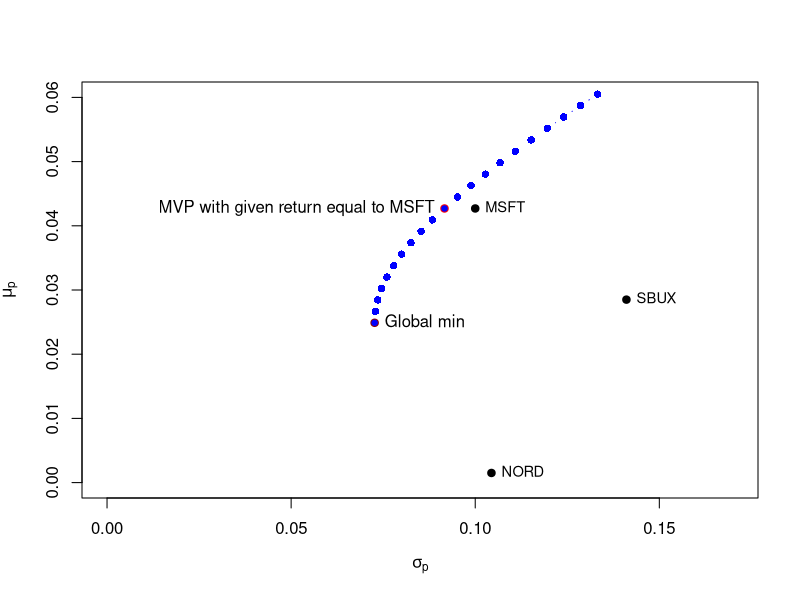

R code for this plot:
# Ref: Examples from slide of Carpentier: portfolio optimization

asset.names <- c("MSFT", "NORD", "SBUX")
mu.vec = c(0.0427, 0.0015, 0.0285)
names(mu.vec) = asset.names
sigma.mat = matrix(c(0.0100, 0.0018, 0.0011, 
                     0.0018, 0.0109, 0.0026,
                     0.0011, 0.0026, 0.0199),
                     nrow =3 , ncol =3)
dimnames(sigma.mat) = list(asset.names, asset.names)
mu.vec

sigma.mat

# For a equally weighted portfolio:
x.vec = rep(1, 3)/3
names(x.vec) = asset.names
mu.p.x = crossprod(x.vec, mu.vec)
sig2.p.x = t(x.vec) %*% sigma.mat %*% x.vec
sig.p.x = sqrt(sig2.p.x)
mu.p.x
sig.p.x

# GMVP
top.mat = cbind(2*sigma.mat, rep (1, 3))
bot.vec = c(rep (1, 3), 0)
Am.mat = rbind(top.mat, bot.vec)
b.vec = c(rep(0, 3), 1)
z.m.mat = solve(Am.mat) %*% b.vec
m.vec = z.m.mat[1:3, 1]
m.vec
#
mu.gmin = as.numeric(crossprod(m.vec, mu.vec))
mu.gmin
#
sig2.gmin = as.numeric(t(m.vec) %*% sigma.mat %*% m.vec)
sig.gmin = sqrt(sig2.gmin)
sig.gmin

# Another way to compute the GMVP using analytical expression: 
one.vec = rep(1, 3)
sigma.inv.mat = solve(sigma.mat)
top.mat = sigma.inv.mat %*% one.vec
bot.val = as.numeric((t(one.vec) %*% sigma.inv.mat %*% one.vec))
m.mat = top.mat / bot.val
m.mat[ ,1]

# ====================================================
# MVP for a given return which is MSFT in this example: 
top.mat = cbind(2*sigma.mat, mu.vec, rep(1, 3))
mid.vec = c(mu.vec, 0, 0)
bot.vec = c(rep(1, 3), 0, 0)
A.mat = rbind(top.mat, mid.vec, bot.vec)
bmsft.vec = c(rep(0, 3), mu.vec["MSFT"], 1)
z.mat = solve(A.mat) %*% bmsft.vec
x.vec = z.mat[1:3, ]
x.vec

# The portfolio return and standard deviation are
mu.px = as.numeric(crossprod(x.vec, mu.vec))
mu.px

sig2.px = as.numeric(t(x.vec) %*% sigma.mat %*% x.vec)
sig.px = sqrt(sig2.px)
sig.px

# If our target is to get the same return as Starbucks (SBUX),
bsbux.vec = c(rep(0, 3), mu.vec["SBUX"], 1)
z.mat = solve(A.mat) %*% bsbux.vec
y.vec = z.mat[1:3,]
y.vec

# with expected return and standard deviation
mu.py = as.numeric(crossprod(y.vec, mu.vec))
sig2.py = as.numeric(t(y.vec) %*% sigma.mat %*% y.vec )
sig.py = sqrt(sig2.py)
mu.py
sig.py

# Observe that actually, those two portfolios are extremely correlated
sigma.xy = as.numeric(t(x.vec ) %*% sigma.mat %*% y.vec )
rho.xy = sigma.xy / (sig.px*sig.py )
rho.xy

# We can now compute the efficient frontier.
# We have seen that any minimum variance portfolio can be created as a convex
# combination of any two minimum variance portfolios with different target
# expected returns.
# Consider our two previous portfolio, x and y. Let α be a portfolio, expressed
# from x and y, α = αx + (1 − α)y
a = 0.5
z.vec = a*x.vec + (1 - a)*y.vec
z.vec
# with expected return and standard deviation
mu.pz = as.numeric(crossprod(z.vec, mu.vec))
sig2.pz = as.numeric(t(z.vec) %*% sigma.mat %*% z.vec)
sig.pz = sqrt(sig2.pz)
mu.pz
sig.pz
# or equivalently
mu.pz = a*mu.px + (1 - a)*mu.py
sig.xy = as.numeric(t(x.vec) %*% sigma.mat %*% y.vec)
sig2.pz = a^2 * sig2.px + (1 - a)^2 * sig2.py + 2*a*(1 - a)*sig.xy
sig.pz = sqrt(sig2.pz)
mu.pz
sig.pz

# If we have a given target expected return, we have to find first our appropriate
# weight α. For instance, if we want the same return as Nordstrom (NORD)
a.nord = (mu.vec["NORD"] - mu.py)/(mu.px - mu.py)
z.nord = a.nord *x.vec + (1 - a.nord)*y.vec
z.nord

# Expected return and standard deviation are then
mu.pz.nord = a.nord *mu.px + (1 - a.nord)*mu.py
sig2.pz.nord = a.nord^2 * sig2.px + 
               (1 - a.nord)^2 * sig2.py + 
               2*a.nord *(1 - a.nord)*sigma.xy
sig.pz.nord = sqrt(sig2.pz.nord)
mu.pz.nord
sig.pz.nord

# Now, to compute the efficient frontier, consider a sequence of α’s
# Here we combine two portfolios: GMVP and x.vec (portfolio return is MSFT) 
a = seq(from = 1, to = -1, by = -0.1)
n.a = length(a)
z.mat = matrix(0, n.a, 3)
mu.z = rep(0, n.a)
sig2.z = rep(0, n.a)
sig.mx = t(m.vec) %*% sigma.mat %*% x.vec
for (i in 1: n.a) {
  z.mat[i, ] = a[i]*m.vec + (1 - a[i])*x.vec
  mu.z[i] = a[i]*mu.gmin + (1 - a[i])*mu.px
  sig2.z[i] = a[i]^2 * sig2.gmin + 
              (1 - a[i])^2 * sig2.px + 
              2*a[i]*(1 - a[i])*sig.mx
  }

plot(sqrt(sig2.z), mu.z, type ="b", 
     ylim =c(0, 0.06) , xlim =c(0, 0.17),
     pch =16, col="blue", 
     ylab = expression(mu[p]), 
     xlab = expression(sigma[p]))

points(sig.gmin, mu.gmin, pch = 21, col = "darkred")
text(sig.gmin, mu.gmin, 
     labels ="Global min", 
     pos =4)

points(sqrt(sig2.px), mu.px, pch = 21, col = "red")
text(sqrt(sig2.px), mu.px, pos = 2, 
     labels = "MVP with given return equal to MSFT")

sd.vec <- sqrt(diag(sigma.mat))
points(sd.vec, mu.vec, pch = 19)

text(sd.vec, mu.vec, labels = asset.names, pos =4, cex = 0.88)

# Tangency portfolio

rf = 0.005
sigma.inv.mat = solve(sigma.mat)
one.vec = rep(1, 3)
mu.minus.rf = mu.vec - rf*one.vec
top.mat = sigma.inv.mat %*% mu.minus.rf
bot.val = as.numeric(t(one.vec) %*% top.mat)
t.vec = top.mat[ ,1]/bot.val
t.vec
# > t.vec
# MSFT       NORD       SBUX 
# 1.0268230 -0.3262511  0.2994281 


# Expected return and standard deviation are here
mu.t = as.numeric(crossprod(t.vec, mu.vec))
mu.t
# [1] 0.05188967

sig2.t = as.numeric(t(t.vec) %*% sigma.mat %*% t.vec)
sig.t = sqrt(sig2.t)
sig.t
# [1] 0.1115816

# Sharpe ratio
(mu.t - rf)/sig.t
# [1] 0.4202277



# =====================
# If our target is a portfolio with standard deviation 2%, use
x.t.02 = 0.02 / sig.t
x.t.02
# [1] 0.1792411

1 - x.t.02
# [1] 0.8207589
# i.e. 82% on the risk-free asset, and 18% on the tangency 
# portfolio. Expected return and standard deviation are here
mu.t.02 = x.t.02 *mu.t + (1 - x.t.02)*rf
sig.t.02 = x.t.02 * sig.t
mu.t.02
# [1] 0.01340
sig.t.02
# [1] 0.02


# If we want a 7% expected return on the portfolio based on CAL: 
x.t.07 = (0.07 - rf)/(mu.t - rf)
x.t.07
# [1] 1.386233
1 - x.t.07
# [1] -0.3862329
# which involves borrowing at the Treasury Bill (leveraging)
sig.t.07 = x.t.07*sig.t
sig.t.07
# [1] 0.1546781


